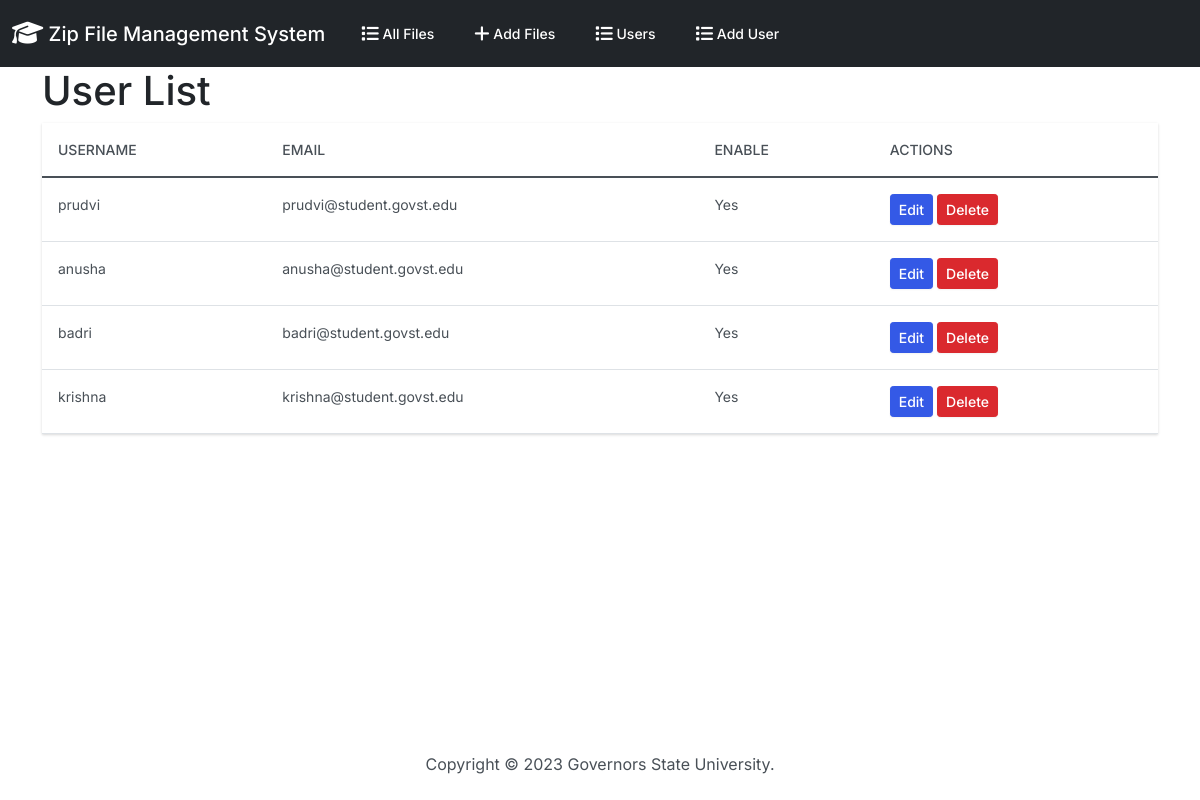
Screenshot of /user_list/ with the database file from the repository.
### zipfiles/models.py (models this page shows, shortened)
class UserNamesList(models.Model):
    user_name = models.CharField(
        max_length=255,
        unique=True,
        validators=[
            MinLengthValidator(3, message='Username must have at least 3 characters.'),
        ]
    )
    email = models.EmailField()
    enable = models.BooleanField(default=True)
    updated_date = models.DateTimeField(default=timezone.now)
    class Meta:
        verbose_name_plural = 'UserNamesList'

### zipfiles/views.py (the view)
# urls.py: path('user_list/', views.user_list, name='user_list'),
def user_list(request):
    users = UserNamesList.objects.all()
    return render(request, 'zipfiles/user_list.html', {'users': users})

### zipfiles/templates/zipfiles/user_list.html (shortened to what this page needs)
{% extends "zipfiles/base.html" %}
{% block body %}
  <div class="container">
    <h1>User List</h1>
    <table class="table">
      <thead>
        <tr>
          <th>Username</th>
          <th>Email</th>
          <th>Enable</th>
          <th>Actions</th>
        </tr>
      </thead>
      <tbody>
        {% for user in users %}
        <tr>
          <td>{{ user.user_name }}</td>
          <td>{{ user.email }}</td>
          <td>{% if user.enable %}Yes{% else %}No{% endif %}</td>
          <td>
            <form method="post" action="{% url 'user_update' user.pk %}" style="display: inline;">
                <button type="submit" class="btn btn-sm btn-primary">Edit</button>
            </form>
            <form method="post" action="{% url 'user_delete' user.pk %}" style="display: inline;">
              <button type="submit" class="btn btn-sm btn-danger" onclick="return confirm('Are you sure you want to delete this user: {{ user.user_name }}?')">Delete</button>
            </form>
          </td>
        </tr>
        {% endfor %}
      </tbody>
    </table>
  </div>
{% endblock %}

### rows the page displays
UserNamesList: user_name "prudvi", email "prudvi@student.govst.edu", enable "Yes"
UserNamesList: user_name "anusha", email "anusha@student.govst.edu", enable "Yes"
UserNamesList: user_name "badri", email "badri@student.govst.edu", enable "Yes"
UserNamesList: user_name "krishna", email "krishna@student.govst.edu", enable "Yes"
